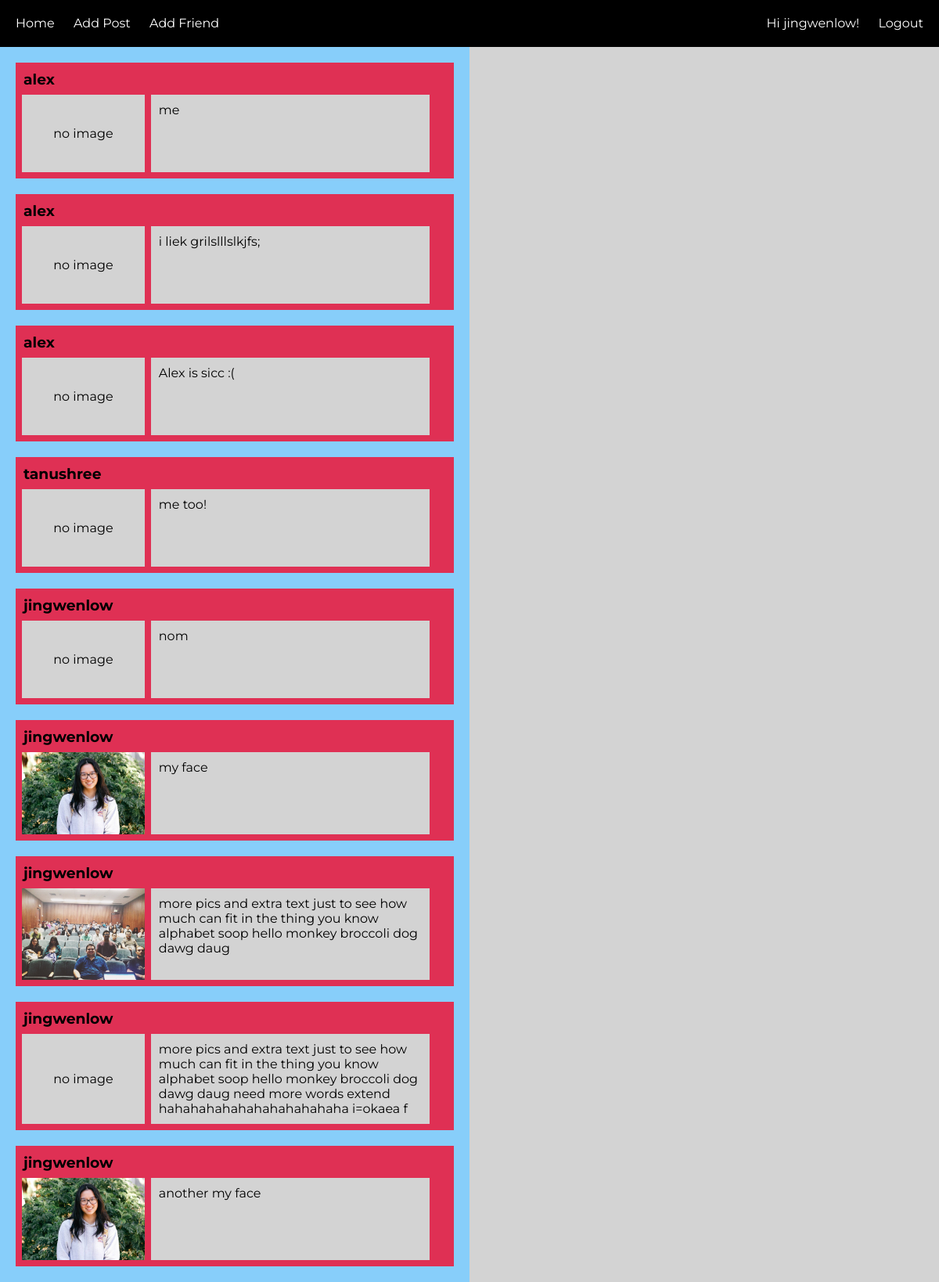
The app's page /home/ (signed in) with its own data.
### users/models.py (models this page shows, shortened)
class CustomUser(AbstractUser):
    name = models.CharField(blank=True, max_length=255)

class Post(models.Model):
    post = models.CharField(max_length=500) # text
    img = models.FileField(upload_to='uploads', null=True, blank=True) # image
    user = models.ForeignKey(settings.AUTH_USER_MODEL, on_delete=models.PROTECT) # user who posted
    date = models.DateTimeField(auto_now=True) # date posted: not used

### users/views.py (the view)
# urls.py: 2. Add a URL to urlpatterns:  path('', Home.as_view(), name='home')
class Home(TemplateView):
    template_name = 'home.html'
    def get(self, request):
        if request.user.is_authenticated:
            form = AddPost()
            if Friend.objects.filter(current_user=request.user): # check if user has friends
                friend = Friend.objects.filter(current_user=request.user) # get current user's friend object
                friends = friend[0].users.all() # get list of friends
                friends_ids = list(friends.values_list('id', flat=True)) # get list of ids of friends
                posts = Post.objects.filter(user__id__in=friends_ids) | Post.objects.filter(user=request.user)
            else:
                posts = Post.objects.filter(user=request.user) # filter only user's own posts
            users = CustomUser.objects.exclude(id=request.user.id)
            args = {'form': form, 'posts': posts, 'users':users}
            return render(request, self.template_name, args)
        else: # don't show posts if user is not authenticated
            return render(request, self.template_name)

### users/templates/home.html (shortened to what this page needs)
{% extends 'base.html' %}
{% load staticfiles %}
{% block css %}
<link rel="stylesheet" href="{% static 'css/home.css' %}">
{% endblock %}
{% block content %}
<div class="feed">
  {% if user.is_authenticated %}
    {% for post in posts %}
      <div class="post">
        <div class="name">
          <h3 class="usrnm">{{ post.user.username }}</h3>
        </div>
        <div class="postContent">
          {% if post.img %}
          <div class="pic"><img src="/media/{{ post.img }}" width="100%"></div>
          {% else %}
          <div class="pic">no image</div>
          {% endif %}
          <div class="text"><p>{{ post.post }}</p></div>
        </div>
      </div>
    {% endfor %}
  {% else %}
    <p>You are not logged in</p>
    <p>Please log in!</p>
  {% endif %}
</div>
<div id="quotes" class="quotes">
</div>
{% endblock %}

### users/templates/base.html (shortened to what this page needs)
<!DOCTYPE html>
<html>
<head>
    {% block css %}{% endblock %}
</head>
<body>
  <header>
      <nav>
        <a href="{% url 'home' %}">Home</a>
        <a href="{% url 'addPost' %}">Add Post</a>
        <a href="{% url 'addFriend' %}">Add Friend</a>
      </nav>
      <nav class="log">
        {% if user.is_authenticated %}
          Hi {{ user.username }}!
        {% endif %}
        {% if user.is_authenticated %}
          <a class="login" href="{% url 'logout' %}">Logout</a>
        {% else %}
          <a class="login" href="{% url 'login' %}">Login</a>
        {% endif %}
      </nav>
  </header>
  <main>
    {% block content %}
    {% endblock %}
  </main>
</body>
</html>

### users/static/css/home.css (style rules this page uses)
body, html { margin: 0px; padding: 0px; min-height: 100%; font-family: 'Montserrat', sans-serif; }
p { margin: 0px; }
header { background-color: black; color: white; height: 60px; line-height: 60px; display: flex; flex-direction: row; }
nav { flex: 0 0 70%; }
a { color: white; padding-left: 20px; text-decoration: none; }
nav.log { text-align: right; flex: 0 0 30%; }
a.login { padding-right: 20px; }
main { min-height: 100%; display: flex; flex-direction: row; }
div.feed { background-color: lightskyblue; flex: 0 0 50%; }
div.quotes { background-color: lightgrey; flex: 0 0 50%; }
div.post { background-color: #df3054; margin: 20px; margin bottom: 0px; }
h3.usrnm { padding: 10px; padding-bottom: 0px; margin: 0px; }
div.postContent { min-height: 115px; display: flex; flex-direction: row; }
div.pic { background: lightgrey; display: flex; flex: 0 0 28%; margin: 8px; align-items: center; justify-content: center; }
div.text { padding: 10px; margin: 8px; margin-left: 0px; background-color: lightgrey; flex: 0 0 60%; }

### records on screen
CustomUser: username "jingwenlow"
Post: user.username "alex", shows "no image", post "me"
Post: user.username "alex", shows "no image", post "i liek grilslllslkjfs;"
Post: user.username "alex", shows "no image", post "Alex is sicc :("
Post: user.username "tanushree", shows "no image", post "me too!"
Post: user.username "jingwenlow", shows "no image", post "nom"
Post: user.username "jingwenlow", img (picture), post "my face"
Post: user.username "jingwenlow", img (picture), post "more pics and extra text just to see how much can fit in the thing you know alphabet soop hello monkey broccoli dog dawg daug"
Post: user.username "jingwenlow", img "no image", post "more pics and extra text just to see how much can fit in the thing you know alphabet soop hello monkey broccoli dog dawg daug need more words extend hahahahahahahahahahahaha i=okaea f"
Post: user.username "jingwenlow", img (picture), post "another my face"
